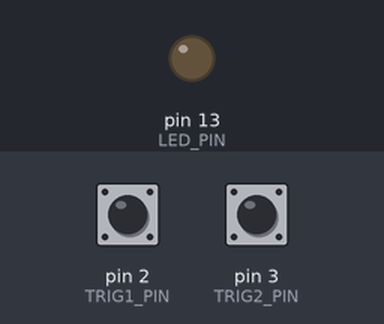
This sketch was run on a simulated Arduino Uno, built with avr-gcc and run on an emulated ATmega328P. Shown: output pins drawn as LEDs (lit = HIGH). The inputs (shaded band) are chosen by the test bench; at power-on: pin 2 (TRIG1_PIN) HIGH, pin 3 (TRIG2_PIN) HIGH.

Above: at 0.2 s.
Timing chart, 0 to 1.7 s (numbered marks = the images above):
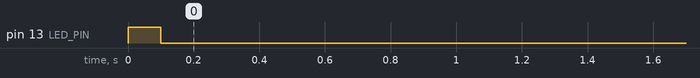

The sketch:

button.ino
```cpp
// (licence header left out)
#include "button.h"

Trigger::Trigger() {};

Trigger::Trigger(int pin, time_t debounce_delay, bool invert=false) {
    this -> pin = pin;
    this -> debounce_delay = debounce_delay;
    this -> invert = invert;
}

void Trigger::update(void) {
    time_t now = millis();

    // get the current input signal
    this -> current_in = (this -> invert) ? !digitalRead(this -> pin)
                                          : digitalRead(this -> pin);

    // check for flanks in either direction
    if (this -> current_in != this -> last_in) {
        // begin debouncing
        this -> debouncing = true;
        // reset debounce timer
        this -> debounce_timer = now;
    }

    // if we're debouncing & the input signal is stable, check debounce timer
    if (this -> debouncing && (this -> current_in == this -> last_in)) {
        if (now - this -> debounce_timer > this -> debounce_delay) {
            // register a button press/release if the
            // debounce timer is exceeded
            this -> pressed = this -> current_in;
            // stop debouncing
            this -> debouncing = false;
            // if this is a press (not a release), remember the time
            if (this -> current_in == HIGH) {
                this -> last_press = now;
            }
        }
    }
    if (this -> current_in == LOW) {
        // reset button state
        this -> pressed = false;
    }
    // save input signal state
    this -> last_in = this -> current_in;
}

Button::Button(Trigger* trig1, Trigger* trig2, time_t fast_press_time = 20) {
    this -> trig1 = *trig1;
    this -> trig2 = *trig2;
    this -> fast_press_time = fast_press_time;
}

void Button::update(void) {
    this -> trig1.update();
    this -> trig2.update();

    if (!this -> pressed) {
        // check for flank (both triggers pressed)
        if (this -> trig1.pressed && this -> trig2.pressed) {
            this -> pressed = true;
            // we don't care which of the two triggers is pressed first,
            // so we simple use an absolute value for the difference
            this -> trigger_diff = abs(this -> trig1.last_press -
                                       this -> trig2.last_press);
            // check if this was fast press
            if (this -> trigger_diff < this -> fast_press_time) {
                this -> fast_pressed = true;
            }
        }
    } else {
        // check if either of the triggers is no longer pressed
        if (!(this -> trig1.pressed && this -> trig2.pressed)) {
            // reset the button state
            this -> pressed = false;
            this -> fast_pressed = false;
        }
    }
}

// global state
Trigger* TRIG1_STATE = new Trigger(TRIG1_PIN, 2, true);
Trigger* TRIG2_STATE = new Trigger(TRIG2_PIN, 2, false);
Button* BUTTON = new Button(TRIG1_STATE, TRIG2_STATE, 5);

void setup(void) {
    pinMode(TRIG1_PIN, INPUT_PULLUP);
    pinMode(TRIG2_PIN, INPUT_PULLUP);
    pinMode(LED_PIN, OUTPUT);

    // LED TEST
    digitalWrite(LED_PIN, HIGH);
    delay(100);
    digitalWrite(LED_PIN, LOW);

    Serial.begin(9600);
    while (!Serial) {;}
}


void loop(void) {
    BUTTON -> update();
}
```

button.h
```cpp
// (licence header left out)
#ifndef button_h
#define button_h

#include <Arduino.h>

// typedefs for better readability
typedef unsigned long time_t;
typedef int state;

// pins
int TRIG1_PIN = 2; // brown cable
int TRIG2_PIN = 3; // yellow cable
int LED_PIN   = 13; // status led, for testing

// other globals
state LED_STATE = LOW;

/* This class implements a simple abstraction over a single trigger,
 * including debouncing logic and timing information.
 */
class Trigger {
    // the pin this trigger reads from
    int pin;

    // whether the input signal should be inverted
    bool invert;

    // state bookkeeping
    state current_in = LOW;
    state last_in    = LOW;
    bool debouncing  = false;
    time_t debounce_timer = 0;

    public:
    // delay until a press of the trigger is registered
    time_t debounce_delay = 50;
    // whether the trigger is currently pressed
    bool pressed = false;
    // time when the last button press was registered
    time_t last_press = 0;

    Trigger(void);
    Trigger(int pin, time_t debounce_delay, bool invert);

    // update the internal state
    void update(void);

};

/* A higher level abstraction that uses two triggers to implement fast
 * keypresses.
 */
class Button {
    Trigger trig1;
    Trigger trig2;
    // button presses where the time difference between the trigger presses is
    // below this interval are considered a fast press
    time_t fast_press_time;

    public:
    bool pressed;
    bool fast_pressed;
    time_t trigger_diff;

    Button(Trigger*, Trigger*, time_t);

    // update the internal state
    void update(void);
};

#endif
```
